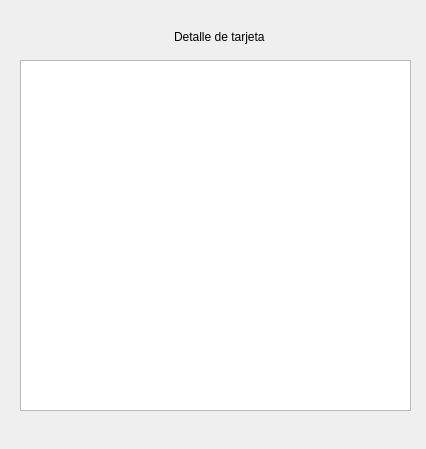
<?xml version="1.0" encoding="UTF-8"?>
<ui version="4.0">
 <class>informacion</class>
 <widget class="QDialog" name="informacion">
  <property name="geometry">
   <rect>
    <x>0</x>
    <y>0</y>
    <width>426</width>
    <height>449</height>
   </rect>
  </property>
  <property name="windowTitle">
   <string>Dialog</string>
  </property>
  <widget class="QTextEdit" name="texto_tarjeta">
   <property name="geometry">
    <rect>
     <x>20</x>
     <y>60</y>
     <width>391</width>
     <height>351</height>
    </rect>
   </property>
  </widget>
  <widget class="QWidget" name="">
   <property name="geometry">
    <rect>
     <x>120</x>
     <y>20</y>
     <width>198</width>
     <height>34</height>
    </rect>
   </property>
   <layout class="QHBoxLayout" name="horizontalLayout">
    <item>
     <widget class="QLabel" name="label_2">
      <property name="text">
       <string/>
      </property>
      <property name="pixmap">
       <pixmap>../iconos/credit-card.png</pixmap>
      </property>
     </widget>
    </item>
    <item>
     <widget class="QLabel" name="label">
      <property name="text">
       <string>Detalle de tarjeta</string>
      </property>
     </widget>
    </item>
    <item>
     <widget class="QLabel" name="label_3">
      <property name="text">
       <string/>
      </property>
      <property name="pixmap">
       <pixmap>../iconos/credit-card.png</pixmap>
      </property>
     </widget>
    </item>
   </layout>
  </widget>
 </widget>
 <resources/>
 <connections/>
</ui>
